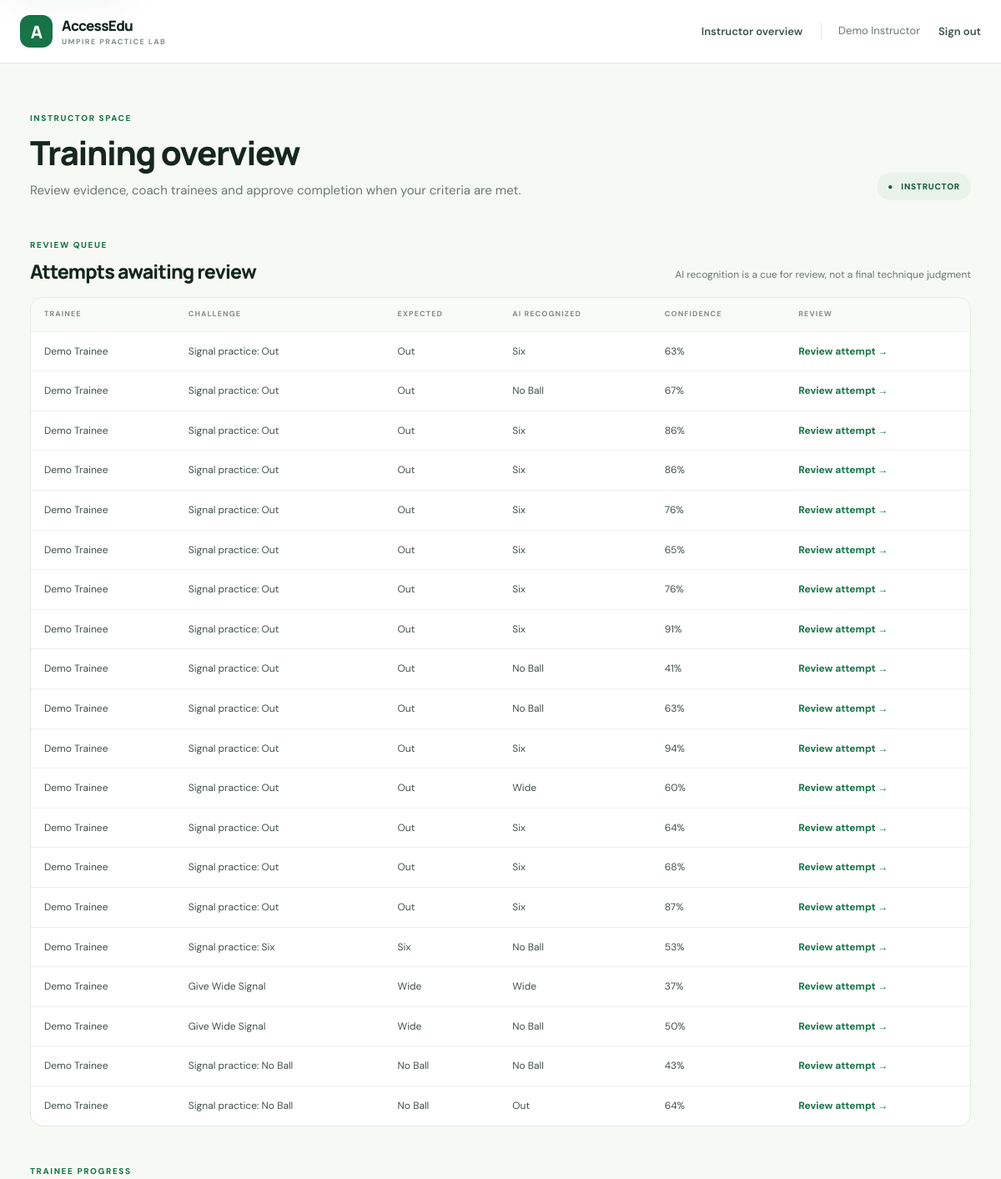
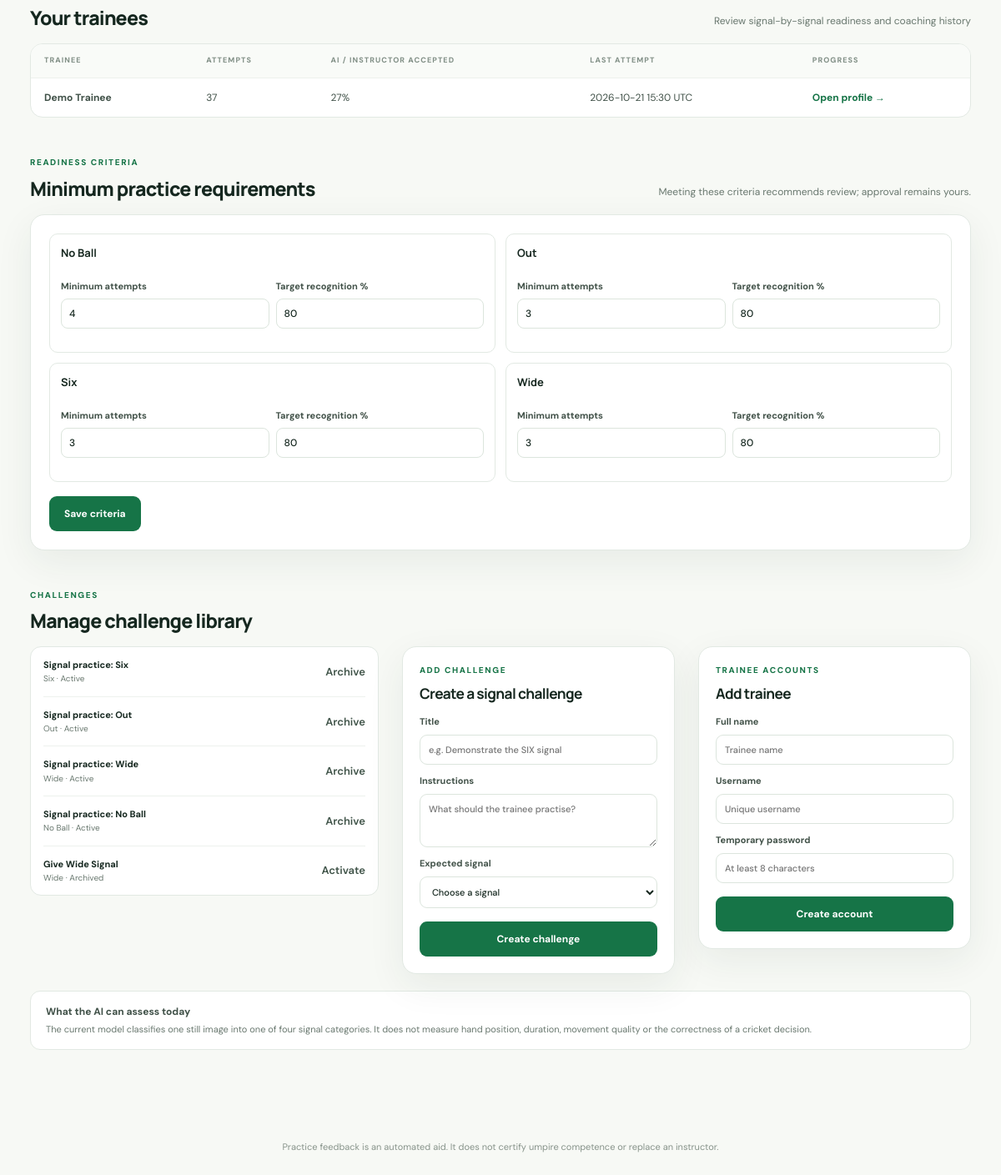
The page /instructor (signed in) on the database its author committed (2 pictures, top to bottom).
### tables this page shows
CREATE TABLE attempts (
            id INTEGER PRIMARY KEY AUTOINCREMENT,
            user_id INTEGER NOT NULL REFERENCES users(id),
            scenario_id INTEGER NOT NULL REFERENCES scenarios(id),
            expected_signal TEXT NOT NULL,
            predicted_signal TEXT NOT NULL,
            confidence REAL NOT NULL,
            matched INTEGER NOT NULL,
            frame_count INTEGER NOT NULL,
            created_at TEXT NOT NULL
        , response_seconds REAL NOT NULL DEFAULT 0, instructor_override INTEGER, instructor_feedback TEXT NOT NULL DEFAULT '', reviewed_by INTEGER REFERENCES users(id), reviewed_at TEXT, evidence_path TEXT, evidence_consent_at TEXT);

CREATE TABLE users (
            id INTEGER PRIMARY KEY AUTOINCREMENT,
            username TEXT NOT NULL UNIQUE,
            password_hash TEXT NOT NULL,
            display_name TEXT NOT NULL,
            role TEXT NOT NULL CHECK(role IN ('trainee', 'instructor'))
        );

CREATE TABLE scenarios (
            id INTEGER PRIMARY KEY AUTOINCREMENT,
            title TEXT NOT NULL,
            description TEXT NOT NULL,
            expected_signal TEXT NOT NULL,
            active INTEGER NOT NULL DEFAULT 1,
            created_by INTEGER REFERENCES users(id)
        );

CREATE TABLE signal_requirements (
            signal TEXT PRIMARY KEY,
            min_attempts INTEGER NOT NULL DEFAULT 3,
            min_match_rate INTEGER NOT NULL DEFAULT 80
        );

### app.py (the view)
@app.route("/instructor")
@role_required("instructor")
def instructor_dashboard():
    db = database()
    trainees = db.execute(
        "SELECT u.id,u.display_name,COUNT(a.id) AS attempts,COALESCE(SUM(COALESCE(a.instructor_override,a.matched)),0) AS correct,"
        "MAX(a.created_at) AS last_attempt FROM users u LEFT JOIN attempts a ON a.user_id=u.id "
        "WHERE u.role='trainee' GROUP BY u.id ORDER BY u.display_name"
    ).fetchall()
    scenarios = db.execute("SELECT * FROM scenarios ORDER BY active DESC,id").fetchall()
    pending_reviews = db.execute(
        "SELECT a.id,a.expected_signal,a.predicted_signal,a.confidence,a.created_at,u.display_name,s.title "
        "FROM attempts a JOIN users u ON u.id=a.user_id JOIN scenarios s ON s.id=a.scenario_id "
        "WHERE a.reviewed_at IS NULL ORDER BY a.id DESC LIMIT 20"
    ).fetchall()
    requirements = db.execute("SELECT * FROM signal_requirements ORDER BY signal").fetchall()
    return render_template("instructor.html", trainees=trainees, scenarios=scenarios,
                           pending_reviews=pending_reviews, requirements=requirements)

### app.py (called while the page is built)
@app.context_processor
def inject_csrf_token():
    def csrf_token():
        if "csrf_token" not in session:
            session["csrf_token"] = secrets.token_urlsafe(32)
        return session["csrf_token"]
    return {"csrf_token": csrf_token}

@app.before_request
def protect_form_posts():
    if request.method == "POST":
        submitted = request.form.get("csrf_token", "")
        expected = session.get("csrf_token", "")
        if not submitted or not expected or not hmac.compare_digest(submitted, expected):
            abort(400)

@app.after_request
def add_security_headers(response):
    response.headers.setdefault("X-Content-Type-Options", "nosniff")
    response.headers.setdefault("X-Frame-Options", "DENY")
    response.headers.setdefault("Referrer-Policy", "strict-origin-when-cross-origin")
    response.headers.setdefault("Permissions-Policy", "camera=(self), microphone=()")
    return response

def database():
    if "db" not in g:
        g.db = sqlite3.connect(app.config["DATABASE"])
        g.db.row_factory = sqlite3.Row
    return g.db

@app.teardown_appcontext
def close_database(_error=None):
    db = g.pop("db", None)
    if db is not None:
        db.close()

def login_required(view):
    @wraps(view)
    def wrapped(*args, **kwargs):
        if "user_id" not in session:
            return redirect(url_for("login", next=request.path))
        return view(*args, **kwargs)
    return wrapped

def role_required(role):
    def decorator(view):
        @wraps(view)
        @login_required
        def wrapped(*args, **kwargs):
            if session.get("role") != role:
                abort(403)
            return view(*args, **kwargs)
        return wrapped
    return decorator

### app/templates/instructor.html
{% extends 'base.html' %}{% block title %}Instructor overview · AccessEdu{% endblock %}
{% block content %}
<div class="page-heading"><div><div class="eyebrow">INSTRUCTOR SPACE</div><h1>Training overview</h1><p>Review evidence, coach trainees and approve completion when your criteria are met.</p></div><div class="heading-badge">● &nbsp; INSTRUCTOR</div></div>
<section class="section-block"><div class="section-heading"><div><div class="eyebrow">REVIEW QUEUE</div><h2>Attempts awaiting review</h2></div><span class="muted">AI recognition is a cue for review, not a final technique judgment</span></div>{% if pending_reviews %}<div class="table-wrap"><table><thead><tr><th>Trainee</th><th>Challenge</th><th>Expected</th><th>AI recognized</th><th>Confidence</th><th>Review</th></tr></thead><tbody>{% for attempt in pending_reviews %}<tr><td>{{ attempt.display_name }}</td><td>{{ attempt.title }}</td><td>{{ attempt.expected_signal|replace('_',' ') }}</td><td>{{ attempt.predicted_signal|replace('_',' ') }}</td><td>{{ (attempt.confidence*100)|round|int }}%</td><td><a class="text-link" href="{{ url_for('review_attempt',attempt_id=attempt.id) }}">Review attempt →</a></td></tr>{% endfor %}</tbody></table></div>{% else %}<div class="empty-state">All attempts have an instructor review.</div>{% endif %}</section>
<section class="section-block"><div class="section-heading"><div><div class="eyebrow">TRAINEE PROGRESS</div><h2>Your trainees</h2></div><span class="muted">Review signal-by-signal readiness and coaching history</span></div>{% if trainees %}<div class="table-wrap"><table><thead><tr><th>Trainee</th><th>Attempts</th><th>AI / instructor accepted</th><th>Last attempt</th><th>Progress</th></tr></thead><tbody>{% for trainee in trainees %}<tr><td><strong>{{ trainee.display_name }}</strong></td><td>{{ trainee.attempts }}</td><td>{% if trainee.attempts %}{{ (100*trainee.correct/trainee.attempts)|round|int }}%{% else %}—{% endif %}</td><td>{{ trainee.last_attempt[:16].replace('T',' ') if trainee.last_attempt else 'No attempts yet' }}{% if trainee.last_attempt %} UTC{% endif %}</td><td><a class="text-link" href="{{ url_for('instructor_trainee',trainee_id=trainee.id) }}">Open profile →</a></td></tr>{% endfor %}</tbody></table></div>{% else %}<div class="empty-state">Add your first trainee account below to get started.</div>{% endif %}</section>
<section class="section-block"><div class="section-heading"><div><div class="eyebrow">READINESS CRITERIA</div><h2>Minimum practice requirements</h2></div><span class="muted">Meeting these criteria recommends review; approval remains yours.</span></div><form class="panel criteria-form" method="post" action="{{ url_for('update_requirements') }}"><input type="hidden" name="csrf_token" value="{{ csrf_token() }}"><div class="criteria-grid">{% for requirement in requirements %}<div class="criteria-row"><strong>{{ requirement.signal|replace('_',' ') }}</strong><label>Minimum attempts<input type="number" min="1" max="50" name="min_attempts_{{ requirement.signal }}" value="{{ requirement.min_attempts }}" required></label><label>Target recognition %<input type="number" min="50" max="100" name="min_rate_{{ requirement.signal }}" value="{{ requirement.min_match_rate }}" required></label></div>{% endfor %}</div><button class="button primary">Save criteria</button></form></section>
<section class="section-block"><div class="section-heading"><div><div class="eyebrow">CHALLENGES</div><h2>Manage challenge library</h2></div></div><div class="instructor-bottom"><div class="scenario-list">{% for scenario in scenarios %}<div class="scenario-row"><div><strong>{{ scenario.title }}</strong><span>{{ scenario.expected_signal|replace('_',' ') }} · {{ 'Active' if scenario.active else 'Archived' }}</span></div><form method="post" action="{{ url_for('toggle_scenario',scenario_id=scenario.id) }}"><input type="hidden" name="csrf_token" value="{{ csrf_token() }}"><button class="link-button">{{ 'Archive' if scenario.active else 'Activate' }}</button></form></div>{% endfor %}</div><form class="panel create-form" method="post" action="{{ url_for('create_scenario') }}"><input type="hidden" name="csrf_token" value="{{ csrf_token() }}"><div class="eyebrow">ADD CHALLENGE</div><h3>Create a signal challenge</h3><label>Title<input name="title" maxlength="100" required placeholder="e.g. Demonstrate the SIX signal"></label><label>Instructions<textarea name="description" maxlength="500" required rows="3" placeholder="What should the trainee practise?"></textarea></label><label>Expected signal<select name="expected_signal" required><option value="">Choose a signal</option><option value="Six">Six</option><option value="Out">Out</option><option value="Wide">Wide</option><option value="No_Ball">No Ball</option></select></label><button class="button primary full">Create challenge</button></form><form class="panel create-form" method="post" action="{{ url_for('create_trainee') }}"><input type="hidden" name="csrf_token" value="{{ csrf_token() }}"><div class="eyebrow">TRAINEE ACCOUNTS</div><h3>Add trainee</h3><label>Full name<input name="display_name" maxlength="80" required placeholder="Trainee name"></label><label>Username<input name="username" maxlength="40" required placeholder="Unique username"></label><label>Temporary password<input name="password" type="password" minlength="8" required placeholder="At least 8 characters"></label><button class="button primary full">Create account</button></form></div></section>
<div class="notice"><strong>What the AI can assess today</strong>The current model classifies one still image into one of four signal categories. It does not measure hand position, duration, movement quality or the correctness of a cricket decision.</div>
{% endblock %}

### app/static/style.css (style rules this page uses)
:root { --ink:#15271f;--muted:#69786f;--line:#e2e9e3;--paper:#f7f9f5;--green:#167447;--green-dark:#105b38;--lime:#d9f36d;--white:#fff;--red:#a53d37;--shadow:0 14px 45px rgba(24,54,38,.07) }
* { box-sizing:border-box }
body { margin:0;background:var(--paper);color:var(--ink);font-family:'DM Sans',sans-serif;font-size:15px;line-height:1.55 }
h1,h2,h3 { font-family:Manrope,sans-serif;letter-spacing:-.035em;line-height:1.16;margin:0 }
h1 { font-size:clamp(2.1rem,4.5vw,3.35rem);font-weight:800 }
h2 { font-size:1.55rem;font-weight:750 }
h3 { font-size:1.08rem }
p { color:var(--muted);margin:.7rem 0 0 }
.topbar nav>a,.link-button { color:#405449;text-decoration:none;font:600 13px 'DM Sans' }
.link-button { border:0;background:none;padding:0;cursor:pointer }
.eyebrow { color:var(--green);font-size:10px;font-weight:800;letter-spacing:.16em;margin-bottom:10px }
.page-heading { display:flex;justify-content:space-between;align-items:flex-end;gap:20px;margin:10px 0 32px }
.page-heading h1 { font-size:2.5rem }
.page-heading p { font-size:15px }
.heading-badge { background:#eaf3e9;color:var(--green-dark);padding:9px 13px;border-radius:24px;font-size:10px;font-weight:800;letter-spacing:.08em;white-space:nowrap }
.stat-card,.panel,.result-card { background:#fff;border:1px solid var(--line);border-radius:17px;box-shadow:var(--shadow) }
.section-block { margin-top:46px }
.section-heading { display:flex;align-items:flex-end;justify-content:space-between;gap:18px;margin-bottom:17px }
.section-heading h2 { font-size:1.45rem }
.muted { color:var(--muted);font-size:12px }
.text-link,.back-link { color:var(--green);font-size:12px;font-weight:700;text-decoration:none }
.table-wrap { background:#fff;border:1px solid var(--line);border-radius:15px;overflow:auto }
table { width:100%;border-collapse:collapse;white-space:nowrap;text-align:left }
th { padding:13px 16px;background:#f9fbf8;color:#829087;font-size:9px;letter-spacing:.12em;text-transform:uppercase;font-weight:800 }
td { padding:14px 16px;border-top:1px solid #edf1ed;font-size:12px;color:#405148 }
.panel label,.create-form label { display:grid;gap:7px;color:#425249;font-size:11px;font-weight:700;margin:15px 0 }
.panel input,.panel textarea,.panel select { width:100%;border:1px solid #dce5dd;border-radius:9px;background:#fff;padding:12px 13px;font:500 13px 'DM Sans';color:var(--ink);outline:0 }
.button { display:inline-flex;align-items:center;justify-content:center;gap:15px;padding:12px 17px;border-radius:9px;text-decoration:none;border:1px solid transparent;cursor:pointer;font:700 12px 'DM Sans';transition:.15s }
.button.primary { background:var(--green);color:#fff }
.button.full { width:100% }
.notice { margin:20px 0;background:#fff;border:1px solid var(--line);border-radius:12px;padding:15px 18px;color:var(--muted);font-size:11px }
.notice strong { display:block;color:#405148;font-size:12px;margin-bottom:3px }
.instructor-bottom { display:grid;grid-template-columns:1.2fr .8fr;align-items:start;gap:28px }
.scenario-list { background:#fff;border:1px solid var(--line);border-radius:13px;padding:0 15px }
.scenario-row { display:flex;align-items:center;justify-content:space-between;gap:15px;padding:13px 0;border-bottom:1px solid #edf1ed }
.scenario-row:last-child { border:0 }
.scenario-row>div { display:grid }
.scenario-row strong { font-size:11px }
.scenario-row span { font-size:10px;color:var(--muted) }
.create-form { padding:20px }
.create-form h3 { margin-bottom:15px }
.create-form label { margin:11px 0 }
.create-form input,.create-form textarea,.create-form select { padding:10px;font-size:11px }
.create-form .button { margin-top:5px }
.instructor-bottom { grid-template-columns:1.15fr .9fr .9fr }
button,input,textarea,select { font:inherit }
button { color:inherit }
.criteria-form,.approval-form,.review-form,.evidence-card { padding:22px }
.criteria-grid { display:grid;grid-template-columns:repeat(2,minmax(0,1fr));gap:12px;margin-bottom:17px }
.criteria-row { display:grid;grid-template-columns:1fr 1fr;align-items:end;gap:8px;padding:13px;border:1px solid var(--line);border-radius:10px }
.criteria-row>strong { grid-column:1/-1;font:700 13px Manrope }
.criteria-row label,.review-form label,.approval-form label { display:grid;gap:6px;color:#425249;font-size:11px;font-weight:700 }
.criteria-row input { min-width:0;width:100%;border:1px solid #dce5dd;border-radius:8px;padding:9px;font:500 12px 'DM Sans' }

### rows shown on the page
attempts: display_name "Demo Trainee", title "Signal practice: Out", expected_signal "Out", predicted_signal "Six", (attempt.confidence*100)|round|int "63"
attempts: display_name "Demo Trainee", title "Signal practice: Out", expected_signal "Out", predicted_signal "No Ball", (attempt.confidence*100)|round|int "67"
attempts: display_name "Demo Trainee", title "Signal practice: Out", expected_signal "Out", predicted_signal "Six", (attempt.confidence*100)|round|int "86"
attempts: display_name "Demo Trainee", title "Signal practice: Out", expected_signal "Out", predicted_signal "Six", (attempt.confidence*100)|round|int "86"
attempts: display_name "Demo Trainee", title "Signal practice: Out", expected_signal "Out", predicted_signal "Six", (attempt.confidence*100)|round|int "76"
attempts: display_name "Demo Trainee", title "Signal practice: Out", expected_signal "Out", predicted_signal "Six", (attempt.confidence*100)|round|int "65"
attempts: display_name "Demo Trainee", title "Signal practice: Out", expected_signal "Out", predicted_signal "Six", (attempt.confidence*100)|round|int "76"
attempts: display_name "Demo Trainee", title "Signal practice: Out", expected_signal "Out", predicted_signal "Six", (attempt.confidence*100)|round|int "91"
attempts: display_name "Demo Trainee", title "Signal practice: Out", expected_signal "Out", predicted_signal "No Ball", (attempt.confidence*100)|round|int "41"
attempts: display_name "Demo Trainee", title "Signal practice: Out", expected_signal "Out", predicted_signal "No Ball", (attempt.confidence*100)|round|int "63"
attempts: display_name "Demo Trainee", title "Signal practice: Out", expected_signal "Out", predicted_signal "Six", (attempt.confidence*100)|round|int "94"
attempts: display_name "Demo Trainee", title "Signal practice: Out", expected_signal "Out", predicted_signal "Wide", (attempt.confidence*100)|round|int "60"
attempts: display_name "Demo Trainee", title "Signal practice: Out", expected_signal "Out", predicted_signal "Six", (attempt.confidence*100)|round|int "64"
attempts: display_name "Demo Trainee", title "Signal practice: Out", expected_signal "Out", predicted_signal "Six", (attempt.confidence*100)|round|int "68"
attempts: display_name "Demo Trainee", title "Signal practice: Out", expected_signal "Out", predicted_signal "Six", (attempt.confidence*100)|round|int "87"
attempts: display_name "Demo Trainee", title "Signal practice: Six", expected_signal "Six", predicted_signal "No Ball", (attempt.confidence*100)|round|int "53"
attempts: display_name "Demo Trainee", title "Give Wide Signal", expected_signal "Wide", predicted_signal "Wide", (attempt.confidence*100)|round|int "37"
attempts: display_name "Demo Trainee", title "Give Wide Signal", expected_signal "Wide", predicted_signal "No Ball", (attempt.confidence*100)|round|int "50"
attempts: display_name "Demo Trainee", title "Signal practice: No Ball", expected_signal "No Ball", predicted_signal "No Ball", (attempt.confidence*100)|round|int "43"
attempts: display_name "Demo Trainee", title "Signal practice: No Ball", expected_signal "No Ball", predicted_signal "Out", (attempt.confidence*100)|round|int "64"
users: display_name "Demo Trainee", attempts "37", correct "27", last_attempt "2026-10-21 15:30"
signal_requirements: signal "No Ball", min_attempts "4", min_match_rate "80"
signal_requirements: signal "Out", min_attempts "3", min_match_rate "80"
signal_requirements: signal "Six", min_attempts "3", min_match_rate "80"
signal_requirements: signal "Wide", min_attempts "3", min_match_rate "80"
scenarios: title "Signal practice: Six", expected_signal "Six", active "Active", active "Archive"
scenarios: title "Signal practice: Out", expected_signal "Out", active "Active", active "Archive"
scenarios: title "Signal practice: Wide", expected_signal "Wide", active "Active", active "Archive"
scenarios: title "Signal practice: No Ball", expected_signal "No Ball", active "Active", active "Archive"
scenarios: title "Give Wide Signal", expected_signal "Wide", active "Archived", active "Activate"

### other values the page prints
{{ session.get('display_name') }} "Demo Instructor"
